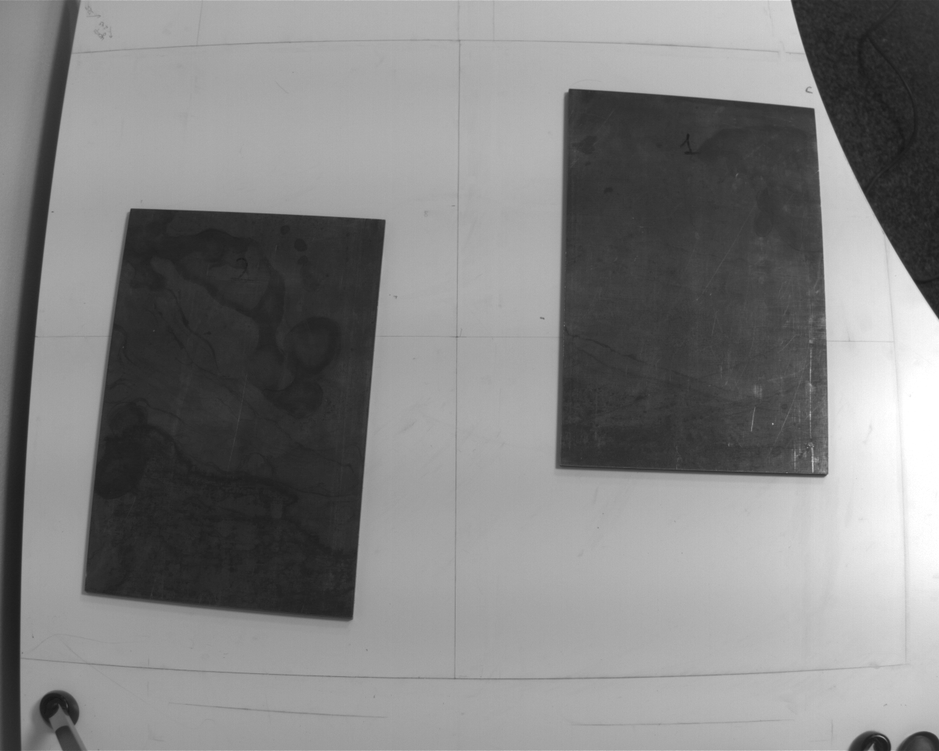
#> input picture img/opencv_test2.bmp, 939 x 751 px, shrunk from 1280 x 1024 before the run
$ python otsu.py
#> lines starting #> are read from the running program, lines starting #| are printed output that depends on the picture; after the words box and inside, x2 and y2 are one past the last pixel; in counts of white or black regions, pixels touching at a corner belong together
# Original version of Otsu's threshold from Python OpenCV tutorial
# has drawback with division by zero.
import cv2
import numpy as np
from matplotlib import pyplot as plt

img_path = './../img/opencv_test2.bmp'

img = cv2.imread(img_path, 0)
#> img is the input picture: shape (751, 939); min 22, max 255, mean 130.3

blur = cv2.GaussianBlur(img, (5, 5), 0)
# find normalized_histogram, and its cumulative distribution function

hist = cv2.calcHist([blur], [0], None, [256], [0,256])
#> hist = 256 values, max 19332 at index 168, min 0 at index 0, mean 2754.6
hist_norm = hist.ravel() / hist.max()
#> hist_norm = 256 values, max 1 at index 168, min 0 at index 0, mean 0.142
Q = hist_norm.cumsum()
#> Q = 256 values from 0 to 36.48
bins = np.arange(256)
fn_min = np.inf
thresh = -1

for i in range(1, 256):
    p1, p2 = np.hsplit(hist_norm, [i]) # probabilities
    q1, q2 = Q[i], Q[255] - Q[i] # cum sum of classes
    b1, b2 = np.hsplit(bins, [i]) # weights
    # finding means and variances
    m1, m2 = np.sum(p1 * b1) / q1, np.sum(p2 * b2) / q2
    v1, v2 = np.sum(((b1 - m1)**2) * p1) / q1, np.sum(((b2 - m2)**2) * p2) / q2
    # calculates the minimization function
    fn = v1 * q1 + v2 * q2
    if fn < fn_min:
        fn_min = fn
        thresh = i
#> this loop made 255 passes
#> (q1, q2, m1, m2, v1, v2, fn, fn_min) on passes 25 to 34: (0.000362, 36.48, 0, 130.3, 0, 3764.9, 137332.3, 137332.3), (0.00129, 36.48, 7, 130.3, 90.72, 3764.8, 137328.4, 137328.4), (0.00264, 36.48, 12.61, 130.3, 84.38, 3764.7, 137318.4, 137318.4), (0.00507, 36.47, 13.72, 130.3, 83.52, 3764.6, 137304.2, 137304.2), (0.00952, 36.47, 14.46, 130.4, 86.28, 3764.3, 137279.2, 137279.2), (0.0147, 36.46, 18.09, 130.4, 64.51, 3763.6, 137233.6, 137233.6), (0.0291, 36.45, 14.56, 130.4, 102.5, 3763.6, 137183.1, 137183.1), (0.0748, 36.4, 11.6, 130.6, 130.2, 3764.5, 137049.2, 137049.2), (0.145, 36.33, 16.06, 130.8, 118.6, 3759.6, 136614.7, 136614.7), (0.276, 36.2, 16.87, 131.2, 122.3, 3754.8, 135966.6, 135966.6)
#> (p1, q1, q2, m1, m2, v1, v2, fn) on passes 1 to 6: ([0], 0, 36.48, nan, 130.3, nan, 3764.8, nan), ([0, 0], 0, 36.48, nan, 130.3, nan, 3764.8, nan), ([0, 0, 0], 0, 36.48, nan, 130.3, nan, 3764.8, nan), ([0, 0, 0, 0], 0, 36.48, nan, 130.3, nan, 3764.8, nan), ([0, 0, 0, 0, 0], 0, 36.48, nan, 130.3, nan, 3764.8, nan), ([0, 0, 0, 0, 0, 0], 0, 36.48, nan, 130.3, nan, 3764.8, nan)

# find otsu's threshold value with OpenCV function
ret, otsu = cv2.threshold(blur, 0, 255, cv2.THRESH_BINARY + cv2.THRESH_OTSU)
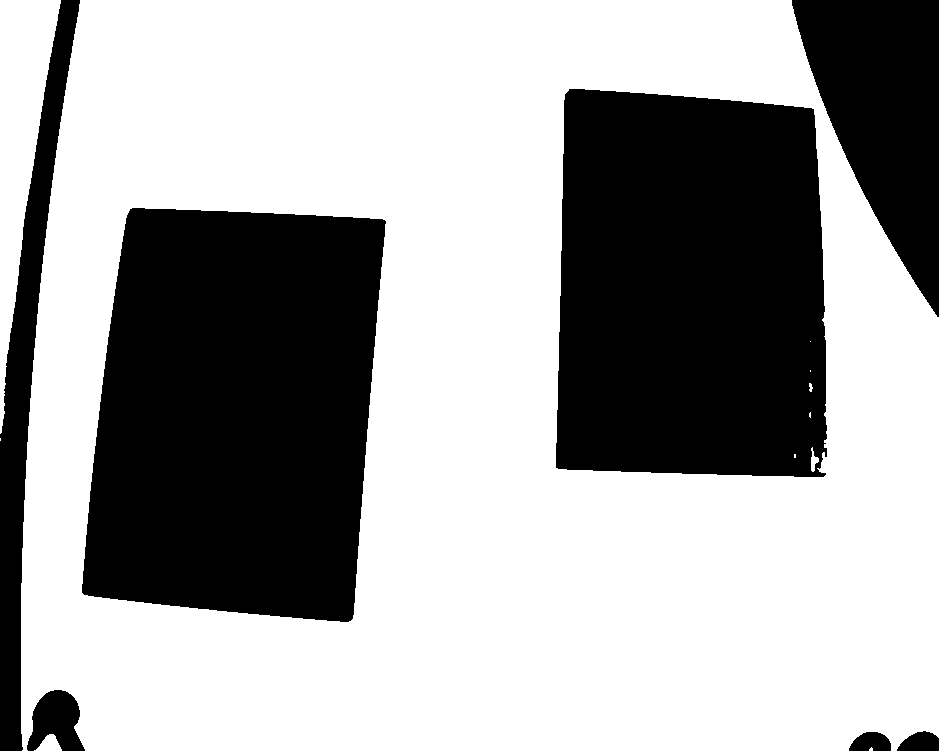
#> otsu: shape (751, 939); 64.2% white; 7 black regions, largest, box (x1, y1, x2, y2) and area: (82, 208, 386, 622) 106554, (556, 89, 827, 477) 98211, (792, 0, 939, 317) 27353
print("thres = ", thresh, "ret = ", ret)
#| thres =  114 ret =  113.0

$ run again, with img/opencv_test3.bmp copied over img/opencv_test2.bmp
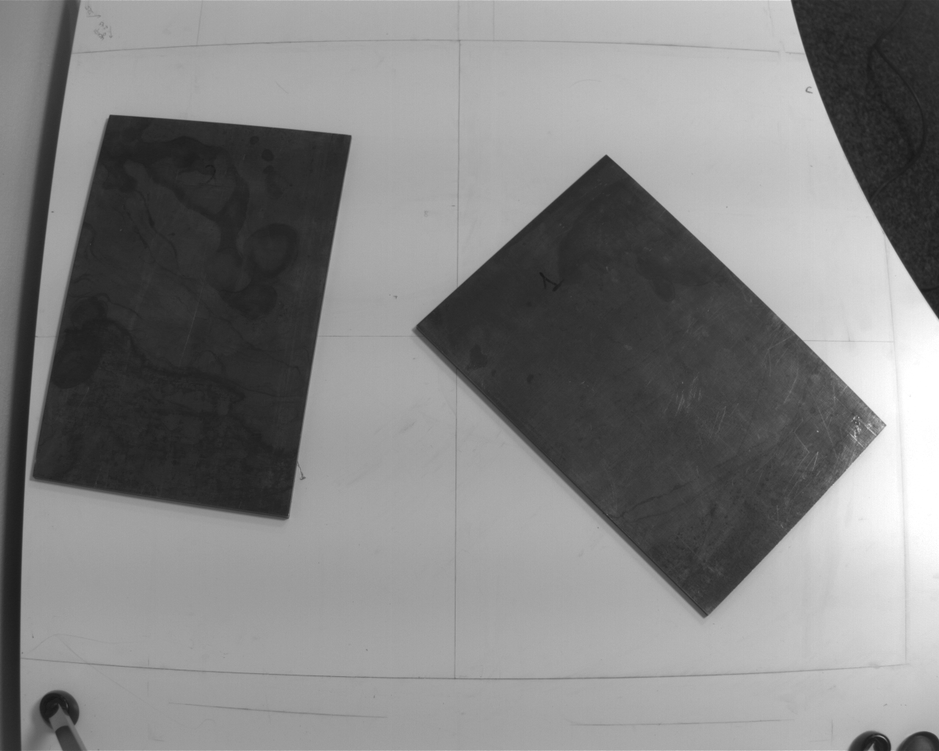
#> input picture img/opencv_test3.bmp, 939 x 751 px, shrunk from 1280 x 1024 before the run
#> img is the input picture: shape (751, 939); min 22, max 255, mean 130.5
#> hist = 256 values, max 18487 at index 160, min 0 at index 0, mean 2754.6
#> hist_norm = 256 values, max 1 at index 160, min 0 at index 0, mean 0.149
#> Q = 256 values from 0 to 38.15
#> the loop `for i in range(1, 256):` made 255 passes
#> (q1, q2, m1, m2, v1, v2, fn, fn_min) on passes 24 to 29: (5.41e-05, 38.15, 0, 130.4, 0, 3803.5, 145084.3, 145084.3), (0.000541, 38.14, 2.4, 130.4, 46.66, 3803.5, 145083.7, 145083.7), (0.00162, 38.14, 8.3, 130.5, 91.88, 3803.5, 145078.4, 145078.4), (0.00346, 38.14, 12.02, 130.5, 87.07, 3803.4, 145066.8, 145066.8), (0.00698, 38.14, 13.08, 130.5, 87.82, 3803.2, 145047.4, 145047.4), (0.0108, 38.13, 17.53, 130.5, 60.7, 3802.6, 145010.5, 145010.5)
#> `ret, otsu = cv2.threshold(blur, 0, 255, cv2.THRESH_BINARY + cv2.THRESH..`:
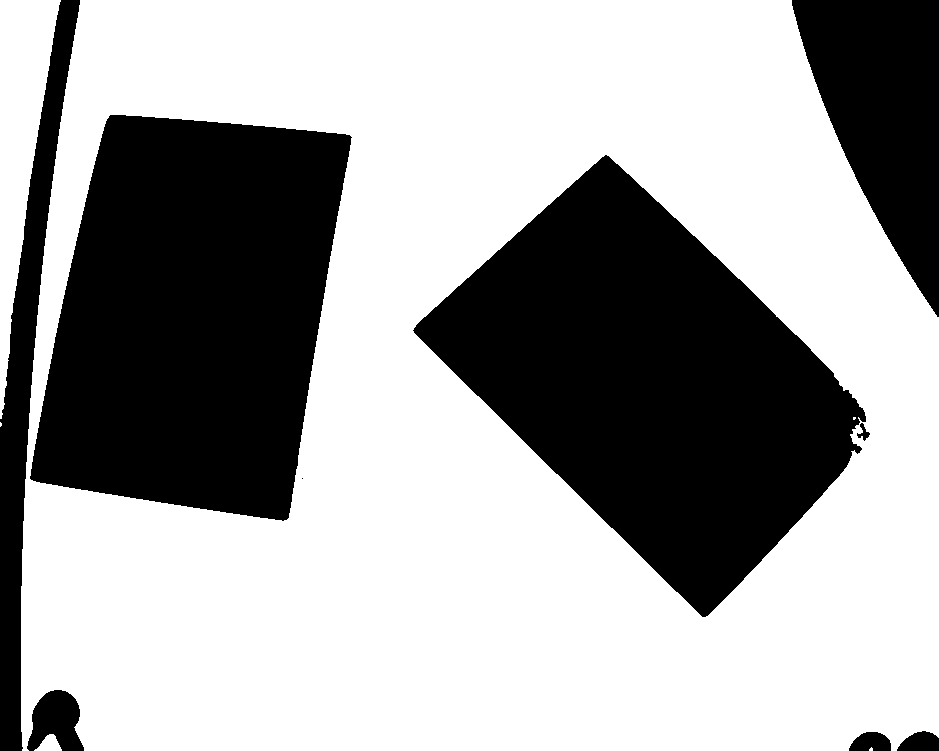
#> otsu: shape (751, 939); 64.3% white; 9 black regions (1 under 20 px), largest, box (x1, y1, x2, y2) and area: (413, 155, 866, 617) 105755, (30, 115, 352, 521) 97966, (792, 0, 939, 317) 27344
#| thres =  114 ret =  113.0
